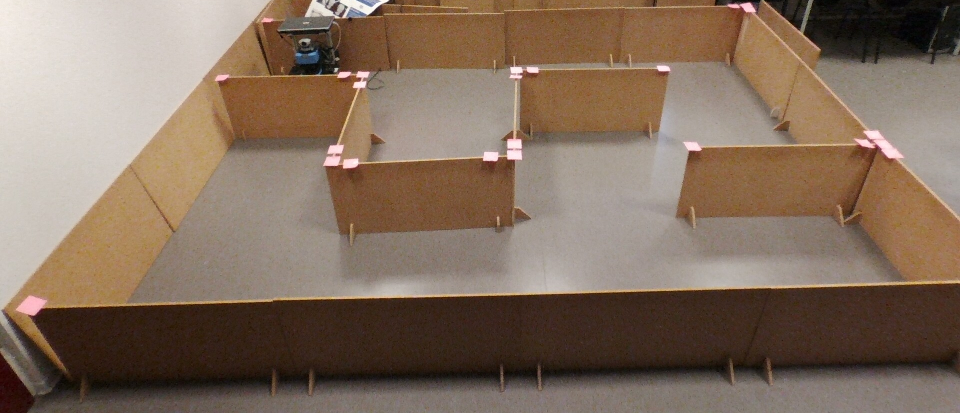
#> input picture temp_v/in.jpg, 1920 x 826 px (shown at 1/2 size)
$ python test2.py
#> lines starting #> are read from the running program, lines starting #| are printed output that depends on the picture; after the words box and inside, x2 and y2 are one past the last pixel; in counts of white or black regions, pixels touching at a corner belong together
import cv2
import numpy as np
import time
from matplotlib import pyplot as plt
from operator import itemgetter
import statistics

# TIME MEASUREMENT
time0 = time.time()

# PARAMETERS
img_path = 'in.jpg'

edges_lower_thresh = 130
edges_upper_thresh = 290

lines_1 = 1
lines_2 = 3.141/300
lines_3 = 80
lines_4 = 120
lines_5 = 3

x_max_gap_x = 10
x_max_gap_y = 110

y_min_gap_y = 50

min_group_size = 7

# COLORS
colors = [(255,0,0),
		  (0,255,0),
		  (0,0,255),
		  (255,255,0),
		  (0,255,255),
		  (255,0,255),
		  (192,192,192),
		  (128,128,128),
		  (128,0,0),
		  (128,128,0),
		  (0,128,0),
		  (128,0,128),
		  (0,128,128),
		  (0,0,128),
		  (139,0,0),
		  (220,20,60),
		  (255,69,0),
		  (0,100,0)]


# split dict at gaps with a min size
def split_dict_at_gaps(input, min_gap_size, key):
	input = sorted(input, key=itemgetter(key))
	groups = []
	for i in range(len(input)):
		if groups:
			x = input[i][key]
			if abs(groups[-1][-1][key] - x) < min_gap_size:
				groups[-1].append(input[i])
			else:
				groups.append([input[i]])
		else:
			groups.append([input[i]])
	return groups

# load/create images
img = cv2.imread(img_path)
#> img is the input picture: shape (826, 1920, 3); mean B, G, R 94.4, 111.2, 131.7
gray = cv2.cvtColor(img, cv2.COLOR_BGR2GRAY)
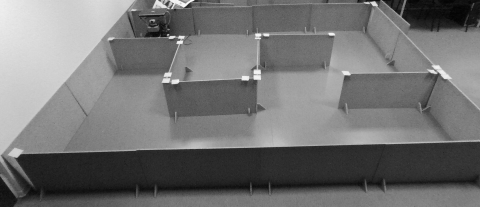
#> gray: shape (826, 1920) (shown at 1/4 size); min 0, max 255, mean 115.4
edges = cv2.Canny(gray, edges_lower_thresh, edges_upper_thresh)
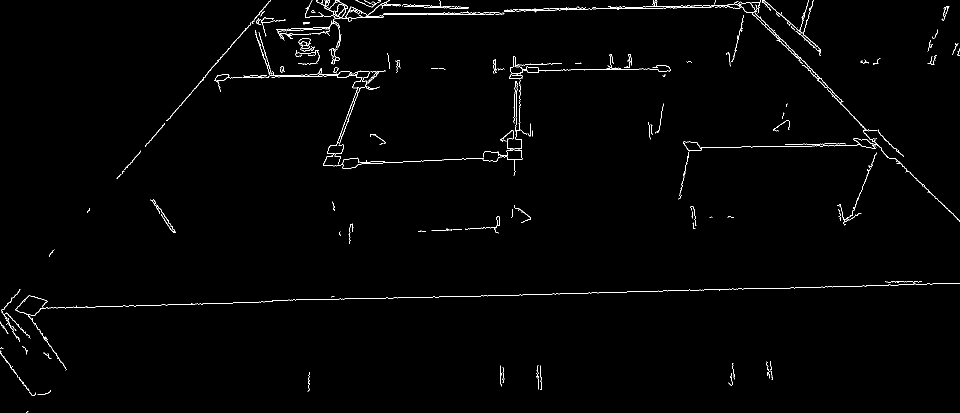
#> edges: shape (826, 1920) (shown at 1/2 size); 1.1% white in thin lines or dots
lines = cv2.HoughLinesP(edges, lines_1, lines_2, lines_3, lines_4, lines_5)
#> lines = 321 rows, first 6: [776, 596, 786, 596], [799, 595, 832, 595], [132, 615, 144, 615], [1237, 16, 1250, 16], [926, 25, 935, 25], [690, 597, 715, 597]

# sort lines by direction
lines_x = []
lines_y = []
for line in lines:
	for x1,y1,x2,y2 in line:
		if abs(x1-x2) > abs(y1-y2):
			lines_x.append((x1, y1, x2, y2))
		else:
			lines_y.append((x1, y1, x2, y2))
#> this loop made 321 passes
#> after the loop, lines_x = 230 items, first 6: (776, 596, 786, 596), (799, 595, 832, 595), (132, 615, 144, 615), (1237, 16, 1250, 16), (926, 25, 935, 25), (690, 597, 715, 597); lines_y = 91 items, first 6: (302, 278, 324, 253), (461, 93, 466, 87), (362, 208, 377, 191), (1644, 161, 1654, 171), (1592, 108, 1607, 123), (1821, 347, 1831, 357)


# group x-lines
final_lines_x = []

# split on y-axis
grouped_x = split_dict_at_gaps(lines_x, x_max_gap_x, 1)
#> in split_dict_at_gaps, `input = sorted(input, key=itemgetter(key))`: input = 230 items, first 6: (1512, 5, 1519, 5), (1492, 5, 1500, 5), (773, 8, 789, 8), (763, 10, 776, 10), (830, 10, 841, 10), (787, 11, 798, 11)
#> the loop in split_dict_at_gaps, `for i in range(len(input)):` made 230 passes
#> x on passes 2 to 9: 5, 8, 10, 10, 11, 11, 11, 11
#> after the loop in split_dict_at_gaps, `for i in range(len(input)):`: groups = 8 items
#> grouped_x = 8 items

# remove too small groups
n_grouped_x = []
for g in grouped_x:
	if len(g) > min_group_size:
		n_grouped_x.append(g)
#> this loop made 8 passes
#> g on pass 8: [(11, 626, 15, 626)]
#> after the loop, n_grouped_x = 6 items
grouped_x = n_grouped_x
#> grouped_x = 6 items

# split on x-axis
n_grouped_x = []
for group in grouped_x:
	t_group = sorted(group, key=itemgetter(0))
	n_group = []
	last0 = -x_max_gap_y*10
	for e in t_group:
		x1,y1,x2,y2 = e
		if abs(last0-x1) > x_max_gap_y:
			n_group.append([e])
		else:
			n_group[-1].append(e)
		last0 = x2
	n_grouped_x.append(n_group)
#> this loop made 6 passes
grouped_x = n_grouped_x

# remove too small groups
n_grouped_x = []
for g in grouped_x:
	for e in g:
		if len(e) > min_group_size:
			n_grouped_x.append(e)
grouped_x = n_grouped_x

# create group-lines
for i in range(len(grouped_x)):
	mipt = min(grouped_x[i], key=itemgetter(0))
	mapt = max(grouped_x[i], key=itemgetter(0))
	my = sorted(grouped_x[i], key=itemgetter(1))[int(len(grouped_x[i])/2)][1]

	l_start = mipt[0]
	l_len = abs(mipt[0]-mapt[0])

	final_lines_x.append((l_start, my, l_start+l_len, my))
#> this loop made 6 passes
#> (mipt, mapt, my, l_start, l_len) on passes 1 to 6: ((522, 44, 540, 44), (1618, 18, 1621, 18), 18, 522, 1096), ((437, 150, 442, 150), (757, 142, 768, 142), 151, 437, 320), ((1052, 129, 1067, 129), (1313, 131, 1332, 131), 136, 1052, 261), ((1402, 295, 1412, 295), (1768, 279, 1771, 279), 292, 1402, 366), ((669, 312, 680, 312), (996, 314, 1000, 314), 321, 669, 327), ((115, 615, 129, 615), (1865, 567, 1880, 567), 591, 115, 1750)
#> after the loop, final_lines_x = [(522, 18, 1618, 18), (437, 151, 757, 151), (1052, 136, 1313, 136), (1402, 292, 1768, 292), (669, 321, 996, 321), (115, 591, 1865, 591)]


# group y-lines
final_lines_y = []

# split on x-axis
grouped_y = split_dict_at_gaps(lines_y, y_min_gap_y, key=2)
#> the loop in split_dict_at_gaps (call 2), `for i in range(len(input)):` made 91 passes
#> x on passes 2 to 9: 38, 87, 106, 179, 236, 252, 257, 263
#> grouped_y = 6 items

# remove too small groups
n_grouped_y = []
for g in grouped_y:
	if len(g) > min_group_size:
		n_grouped_y.append(g)
#> this loop made 6 passes
#> g on pass 2: [(176, 422, 179, 419)]
#> after the loop, n_grouped_y = 4 items
grouped_y = n_grouped_y
#> grouped_y = 4 items

# create group-lines
for i in range(len(grouped_y)):
	min_x = min(grouped_y[i], key=itemgetter(0))
	max_x = max(grouped_y[i], key=itemgetter(0))
	min_y = min(grouped_y[i], key=itemgetter(1))[1]
	max_y = max(grouped_y[i], key=itemgetter(3))[3]

	if min_x[1] > max_x[1]:
		o_min_x = min_x[0]
		min_x = max_x[0]
		max_x = o_min_x
	else:
		min_x = min_x[0]
		max_x = max_x[0]

	final_lines_y.append((min_x,min_y, max_x, max_y))
#> this loop made 4 passes
#> (min_y, max_y, o_min_x) on passes 1 to 3: (8, 353, 233), (163, 280, 678), (125, 254, 1028)
#> after the loop, final_lines_y = [(533, 8, 233, 353), (720, 163, 678, 280), (1039, 125, 1028, 254), (1508, 27, 1906, 442)]; o_min_x = 1028

# get outer lines
line_y_min = min(final_lines_y, key=itemgetter(0))
#> line_y_min = (533, 8, 233, 353)
line_y_max = max(final_lines_y, key=itemgetter(2))
#> line_y_max = (1508, 27, 1906, 442)
line_x_min = min(final_lines_x, key=itemgetter(1))
#> line_x_min = (522, 18, 1618, 18)
line_x_max = max(final_lines_x, key=itemgetter(3))
#> line_x_max = (115, 591, 1865, 591)

# find the bot

# draw the lines
print("X-Lines:", final_lines_x)
#| X-Lines: [(522, 18, 1618, 18), (437, 151, 757, 151), (1052, 136, 1313, 136), (1402, 292, 1768, 292), (669, 321, 996, 321), (115, 591, 1865, 591)]
print("Y-Lines:", final_lines_y)
#| Y-Lines: [(533, 8, 233, 353), (720, 163, 678, 280), (1039, 125, 1028, 254), (1508, 27, 1906, 442)]

l = np.zeros(img.shape, dtype=np.uint8)

for i in range(len(final_lines_x)):
	x1, y1, x2, y2 = final_lines_x[i]
	cv2.line(l, (x1,y1), (x2,y2), colors[i], 2)
#> this loop made 6 passes
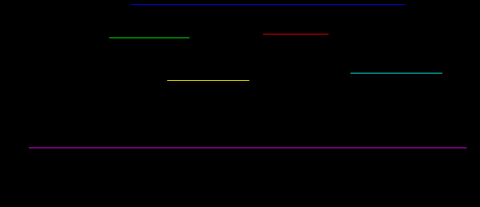
#> l: shape (826, 1920, 3) (shown at 1/4 size); mean of channels 0, 1, 2 1.6, 0.5, 1.1; drawn as B, G, R

for i in range(len(final_lines_y)):
	x1, y1, x2, y2 = final_lines_y[i]
	cv2.line(l, (x1,y1), (x2,y2), colors[i+len(final_lines_x)], 2)
#> this loop made 4 passes
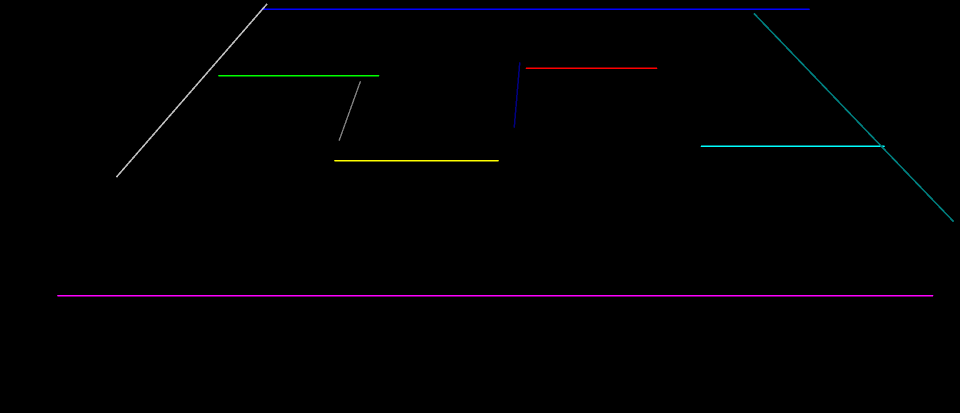
#> l: shape (826, 1920, 3) (shown at 1/2 size); 0.25% of pixels changed, all inside (x1, y1, x2, y2) = (232, 7, 1908, 444); drawn as B, G, R

cv2.line(l, line_y_min[:2], line_y_min[2:], (255, 255, 255), 2)
cv2.line(l, line_y_max[:2], line_y_max[2:], (255, 255, 255), 2)
cv2.line(l, line_x_min[:2], line_x_min[2:], (255, 255, 255), 2)
cv2.line(l, line_x_max[:2], line_x_max[2:], (255, 255, 255), 2)
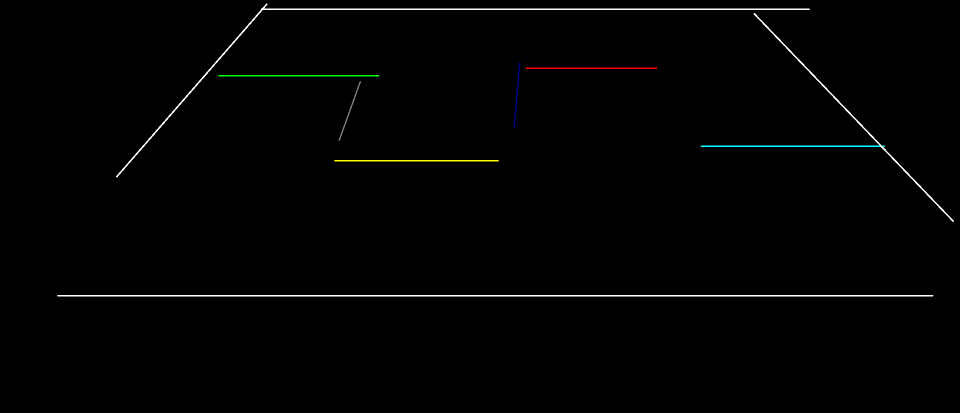
#> l: shape (826, 1920, 3) (shown at 1/2 size); mean of channels 0, 1, 2 2.1, 2.4, 2.2; drawn as B, G, R

# save the images
cv2.imwrite('image.jpg',img)
cv2.imwrite('lines.jpg',l)
cv2.imwrite('edges.jpg',edges)

# print timing
print("Took {} seconds.".format(time.time() - time0))

$ run again, with temp_v/10.jpg copied over temp_v/in.jpg
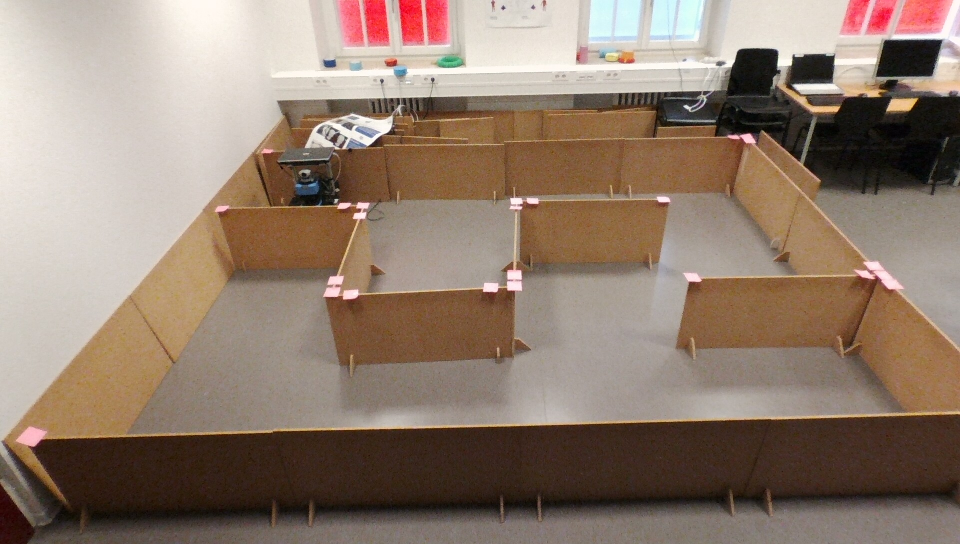
#> input picture temp_v/10.jpg, 1920 x 1088 px (shown at 1/2 size)
#> img is the input picture: shape (1088, 1920, 3); mean B, G, R 111.2, 125.9, 145.5
#> `edges = cv2.Canny(gray, edges_lower_thresh, edges_upper_thresh)`:
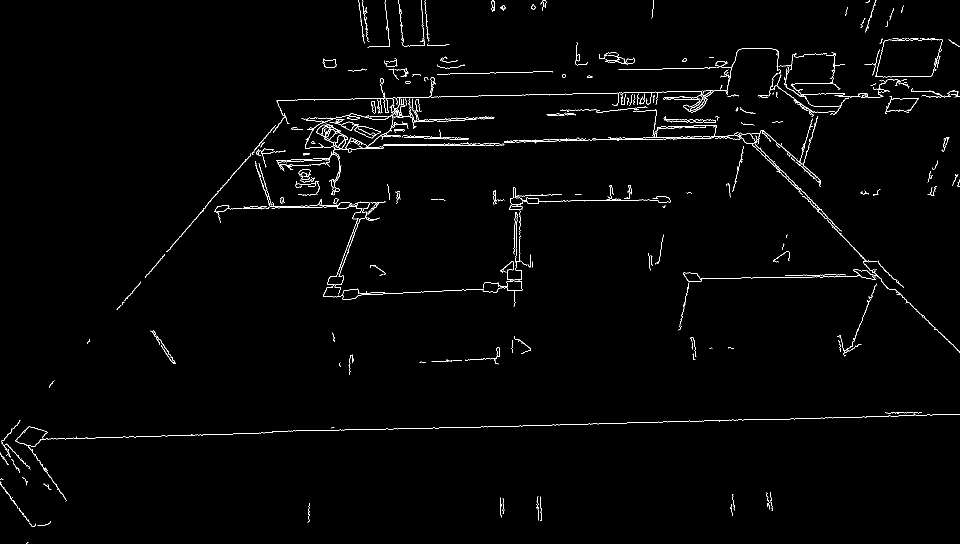
#> edges: shape (1088, 1920) (shown at 1/2 size); 1.3% white in thin lines or dots
#> lines = 617 rows, first 6: [1007, 190, 1044, 190], [1312, 184, 1324, 184], [1156, 187, 1190, 187], [1237, 278, 1250, 278], [795, 857, 820, 857], [450, 368, 458, 358]
#> the loop `for line in lines:` made 617 passes
#> after the loop `for line in lines:`: lines_x = 511 items, first 6: (1007, 190, 1044, 190), (1312, 184, 1324, 184), (1156, 187, 1190, 187), (1237, 278, 1250, 278), (795, 857, 820, 857), (1782, 825, 1787, 825); lines_y = 106 items, first 6: (450, 368, 458, 358), (393, 434, 397, 429), (410, 414, 435, 385), (341, 494, 352, 481), (1662, 449, 1697, 485), (357, 476, 381, 449)
#> input = 511 items, first 6: (1830, 76, 1835, 76), (1799, 78, 1803, 78), (1880, 79, 1884, 79), (1826, 79, 1830, 79), (1801, 80, 1807, 80), (858, 90, 891, 90)
#> the loop in split_dict_at_gaps, `for i in range(len(input)):` made 511 passes
#> x on passes 2 to 9: 78, 79, 79, 80, 90, 92, 108, 113
#> after the loop in split_dict_at_gaps, `for i in range(len(input)):`: groups = 11 items
#> the loop `for g in grouped_x:` made 11 passes
#> g on passes 2, 3, 6: [(858, 90, 891, 90), (759, 92, 764, 92)], [(1633, 108, 1637, 108), (1603, 113, 1606, 113)], [(1577, 361, 1596, 379)]
#> after the loop `for g in grouped_x:`: n_grouped_x = 6 items
#> the loop `for group in grouped_x:` made 6 passes
#> the loop `for g in grouped_x:` made 6 passes
#> after the loop `for g in grouped_x:`: n_grouped_x = 7 items
#> the loop `for i in range(len(grouped_x)):` made 7 passes
#> (mipt, mapt, my, l_start, l_len) on passes 1 to 7: ((523, 306, 531, 306), (1911, 193, 1914, 193), 238, 523, 1388), ((558, 330, 569, 328), (648, 316, 657, 316), 321, 558, 90), ((446, 411, 452, 411), (862, 399, 876, 399), 413, 446, 416), ((1002, 400, 1005, 400), (1313, 393, 1332, 393), 400, 1002, 311), ((1381, 546, 1393, 546), (1658, 553, 1668, 553), 554, 1381, 277), ((656, 574, 659, 574), (996, 576, 1000, 576), 583, 656, 340), ((154, 876, 170, 876), (1904, 828, 1919, 828), 849, 154, 1750)
#> after the loop `for i in range(len(grouped_x)):`: final_lines_x = [(523, 238, 1911, 238), (558, 321, 648, 321), (446, 413, 862, 413), (1002, 400, 1313, 400), (1381, 554, 1658, 554), (656, 583, 996, 583), (154, 849, 1904, 849)]
#> the loop in split_dict_at_gaps (call 2), `for i in range(len(input)):` made 106 passes
#> x on passes 2 to 9: 38, 39, 81, 101, 179, 238, 258, 269
#> `grouped_y = split_dict_at_gaps(lines_y, y_min_gap_y, key=2)`: grouped_y = 7 items
#> the loop `for g in grouped_y:` made 7 passes
#> g on pass 2: [(174, 686, 179, 681)]
#> after the loop `for g in grouped_y:`: n_grouped_y = 4 items
#> the loop `for i in range(len(grouped_y)):` made 4 passes
#> (min_y, max_y, o_min_x) on passes 1 to 3: (258, 614, 233), (287, 569, 670), (431, 683, 1024)
#> after the loop `for i in range(len(grouped_y)):`: final_lines_y = [(544, 258, 233, 614), (705, 287, 670, 569), (1039, 431, 1024, 683), (1470, 149, 1906, 704)]; o_min_x = 1024
#> line_y_min = (544, 258, 233, 614)
#> line_y_max = (1470, 149, 1906, 704)
#> line_x_min = (523, 238, 1911, 238)
#> line_x_max = (154, 849, 1904, 849)
#| X-Lines: [(523, 238, 1911, 238), (558, 321, 648, 321), (446, 413, 862, 413), (1002, 400, 1313, 400), (1381, 554, 1658, 554), (656, 583, 996, 583), (154, 849, 1904, 849)]
#| Y-Lines: [(544, 258, 233, 614), (705, 287, 670, 569), (1039, 431, 1024, 683), (1470, 149, 1906, 704)]
#> the loop `for i in range(len(final_lines_x)):` made 7 passes
#> the loop `for i in range(len(final_lines_y)):` made 4 passes
#> `cv2.line(l, line_x_max[:2], line_x_max[2:], (255, 255, 255), 2)`:
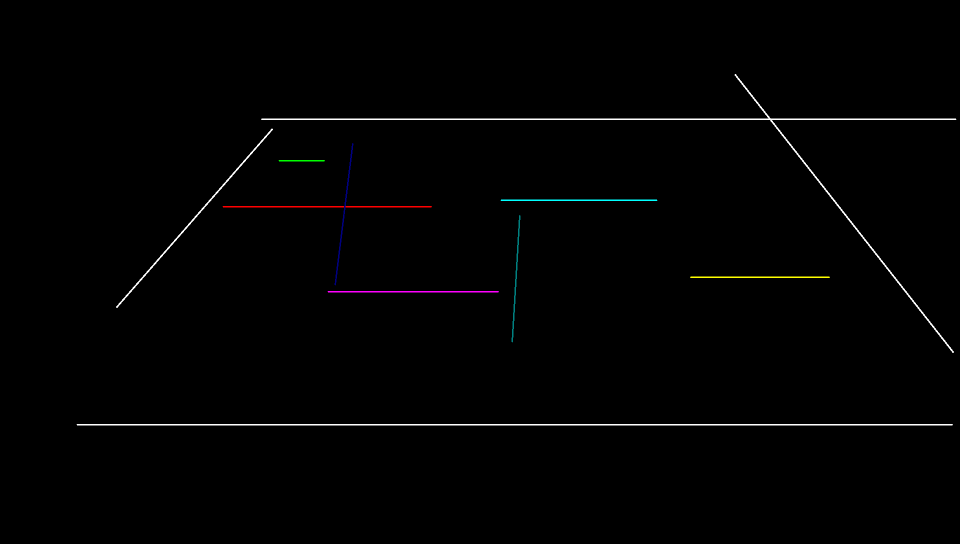
#> l: shape (1088, 1920, 3) (shown at 1/2 size); mean of channels 0, 1, 2 2, 1.9, 2; drawn as B, G, R
